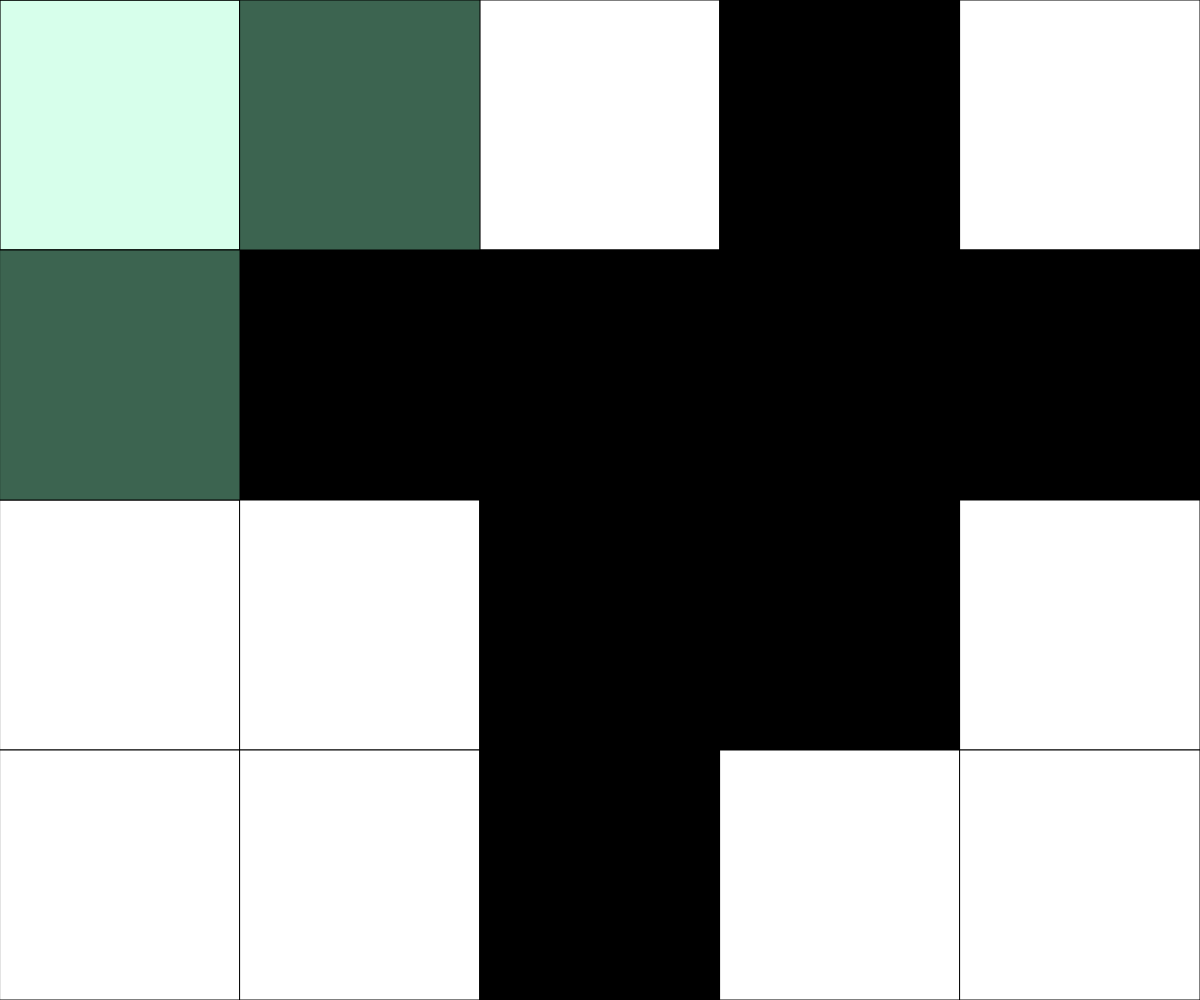
Frame 1 (no input)
Frame 60 (no input): identical to frame 1, image omitted
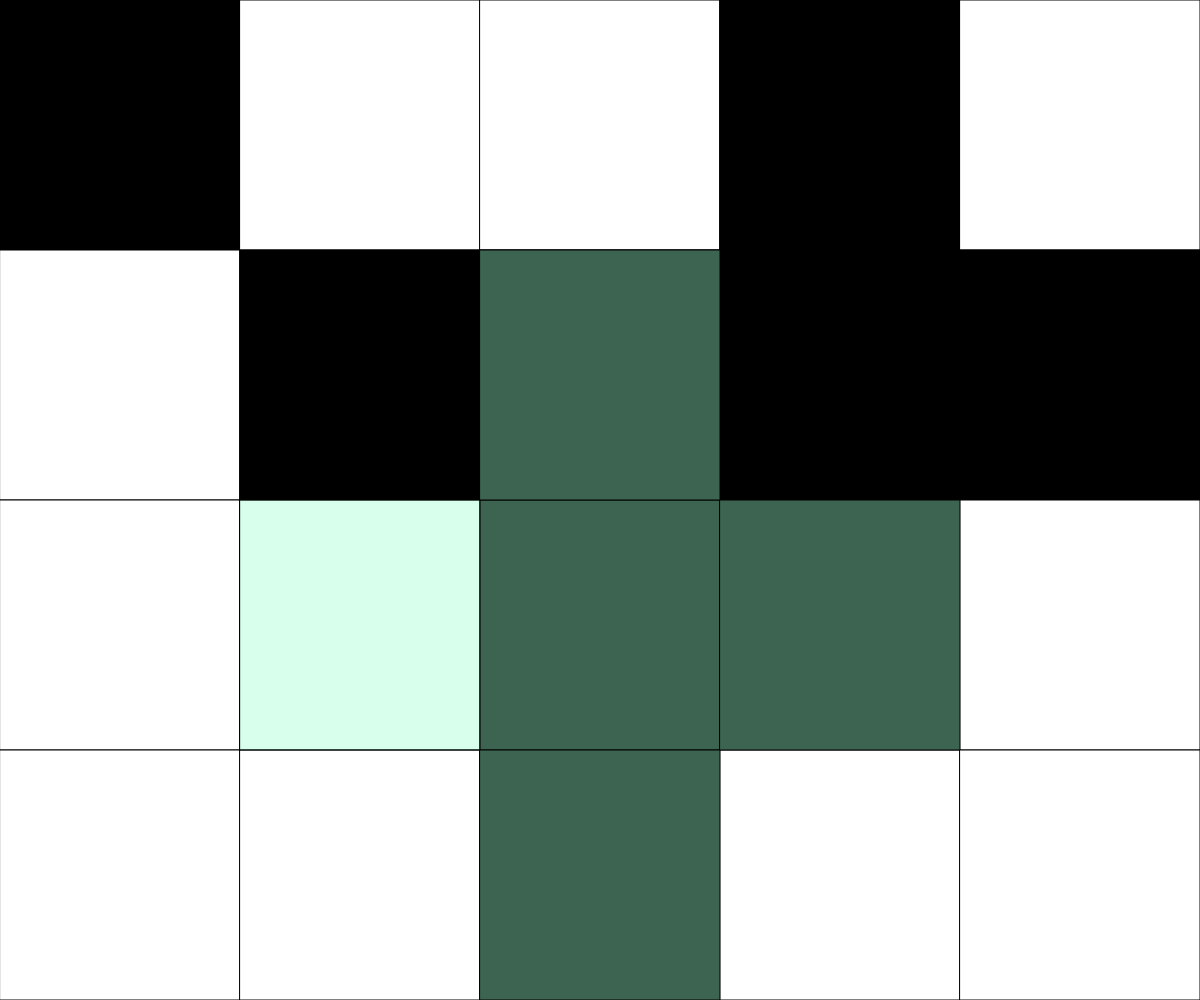
Frame 120 (the mouse pressed at the canvas centre since frame 60)

The p5.js sketch that drew these frames (run headless with seeded random() and noise() and a simulated clock; from frame 60 on, the mouse is pressed at the canvas centre):

// p5.js sketch
// ── sketch.js
// Puzzle Game
// Logan Sosulski
// May 27, 2019
//
// Extra for Experts:
// - Did the chanllenges from canvas

//Initilizing Variables
let pattern = 'cross';
let NUM_ROWS = 4;
let NUM_COLS = 5;
let rectWidth, rectHeight;
let currentRow, currentCol;
let gridData = [[0,0,0,0,0],
                [0,0,0,0,0],
                [0,0,0,0,0],
                [0,0,0,0,0]];



function setup() {
  // Determine the size of each square. Could use windowHeight,windowHeight  for Canvas to keep a square aspect ratio
  createCanvas(windowWidth, windowHeight);
  rectWidth = width/NUM_COLS;
  rectHeight = height/NUM_ROWS;
  randomizeStart();
}

function draw() {
  background(220);
  determineActiveSquare();   //figure out which tile the mouse cursor is over
  drawGrid();                //render the current game board to the screen (and the overlay)
  highlight();               //put an overlay over squares that would be effected by left click
  winner();                  //determining if the current gameboard is all one colour
}



function mousePressed(){
  if (mouseButton === LEFT) {
    if (pattern === 'cross') {
      // cross-shaped pattern flips on a left mouseclick. Boundary conditions are checked within the flip function to ensure in-bounds access for array
      flip(currentCol, currentRow);
      flip(currentCol-1, currentRow);
      flip(currentCol+1, currentRow);
      flip(currentCol, currentRow-1);
      flip(currentCol, currentRow+1);
    }
    else {
      // square pattern flips on a left mouseclick. Boundary conditions are checked within the flip function to ensure in-bounds access for array
      flip(currentCol, currentRow);
      flip(currentCol+1, currentRow);
      flip(currentCol, currentRow+1);
      flip(currentCol+1, currentRow+1);
    }
  }
  // single square flips on a right mouseclick
  if (mouseButton === RIGHT) {
    flip(currentCol, currentRow);
  }
}

function flip(col, row){
  // given a column and row for the 2D array, flip its value from 0 to 255 or 255 to 0
  // conditions ensure that the col and row given are valid and exist for the array. If not, no operations take place.
  if (col >= 0 && col < NUM_COLS ){
    if (row >= 0 && row < NUM_ROWS){
      if (gridData[row][col] === 0) gridData[row][col] = 255;
      else gridData[row][col] = 0;
    }
  }
}

function determineActiveSquare(){
  // An expression to run each frame to determine where the mouse currently is.
  currentRow = int(mouseY / rectHeight);
  currentCol = int(mouseX / rectWidth);
}

function drawGrid(){
  // Render a grid of squares - fill color set according to data stored in the 2D array
  for (let x = 0; x < NUM_COLS ; x++){
    for (let y = 0; y < NUM_ROWS; y++){
      fill(gridData[y][x]); 
      rect(x*rectWidth, y*rectHeight, rectWidth, rectHeight);
    }
  }
}

// Puts a transparent highlight over squares that would be affected by current left click
function highlight() {
  if (pattern === 'cross') {
    fill(153,255,204,100);
    rect(currentCol*rectWidth, currentRow*rectHeight,rectWidth,rectHeight);
    rect((currentCol-1)*rectWidth, currentRow*rectHeight,rectWidth,rectHeight);
    rect((currentCol+1)*rectWidth, currentRow*rectHeight,rectWidth,rectHeight);
    rect(currentCol*rectWidth, (currentRow-1)*rectHeight,rectWidth,rectHeight);
    rect(currentCol*rectWidth, (currentRow+1)*rectHeight,rectWidth,rectHeight);
  }
  else {
    fill(153,255,204,100);
    rect(currentCol*rectWidth, currentRow*rectHeight,rectWidth,rectHeight);
    rect((currentCol+1)*rectWidth, currentRow*rectHeight,rectWidth,rectHeight);
    rect(currentCol*rectWidth, (currentRow+1)*rectHeight,rectWidth,rectHeight);
    rect((currentCol+1)*rectWidth, (currentRow+1)*rectHeight,rectWidth,rectHeight);
  }
}

// When the space key is pressed the pattern of a left click switches
function keyPressed() {
  if (keyCode === 32) {
    if (pattern === 'cross') {
      pattern = 'square';
    }
    else {
      pattern = 'cross';
    }
  }
}

// Assigns each square a 0 or 255 fill value with a 50% chance for each outcome
function randomizeStart() {
  for (let i = 0; i < gridData.length; i++) {
    for ( let j = 0; j < gridData[i].length; j++) {
      gridData[i][j] = coinFlip();
    }
  }
}

// picks a random number from 1 to 100 and checks if its above or below 50 creating a 50/50 chance
function coinFlip() {
  let n = int(random(100));
  if ( n < 50) {
    return 0;
  }
  else {
    return 255;
  }
}

// checks to see if all squares are the same colour and puts winning check up if all are same colour
function winner() {
  let amountSame = 0;
  let testCase = gridData[0][0];
  for (let i = 0; i < gridData.length; i++) {
    for ( let j = 0; j < gridData[i].length; j++) {
      if (gridData[i][j] === testCase) {
        amountSame += 1;
        if (amountSame === 20) {
          fill(255);
          textSize(64);
          text('You Win!', width/2-125, height/3);
          fill(0);
          text('You Win!', width/2-125, height/3*2);
        }
      }
    }
  }
}
